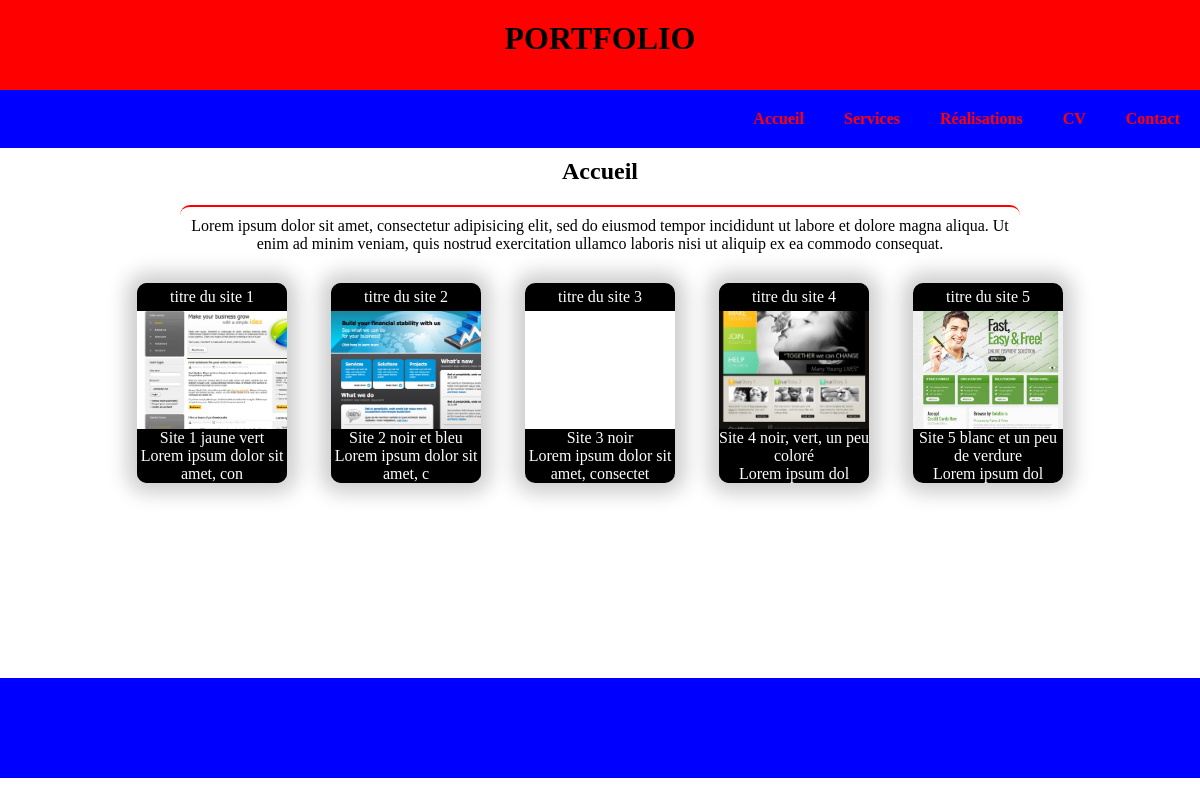
The page / on the database its author committed.
### tables this page shows
CREATE TABLE `accueil` (
  `a_id` int(11) NOT NULL,
  `a_presentation` varchar(400) DEFAULT NULL
);

CREATE TABLE `realisations` (
  `r_id` int(11) NOT NULL,
  `r_titre` varchar(40) DEFAULT NULL,
  `r_description` varchar(2000) DEFAULT NULL,
  `r_titre_prestation` varchar(40) DEFAULT NULL,
  `r_image_descr_path` varchar(200) DEFAULT NULL,
  `r_presta_link` varchar(256) DEFAULT NULL,
  `r_img_dossier` varchar(600) DEFAULT NULL
);

### Controllers/AccueilController.php (called while the page is built)
<?php
class AccueilController extends CoreController
{
	public function showAccueilAction()
	{
		$data['text'] = $this->getModel()->GetAccueilText();
		$data['real'] = $this->getModel()->GetAccueilRealisations();
		$this->showLayout('accueil', $data);
	}
}
?>

### index.php (called while the page is built, shortened)
<?php
$params_init =
[
	'c' => DEFAULT_CONTROLLER,
	'a' => DEFAULT_ACTION
];
$params = array_merge($params_init, $_GET);
$controller = new $controllerName();
$controller->setParams($_GET);
$controller->setData($_POST);
$controller->Trigger($params['a']);
?>

### Models/CoreModel.php (called while the page is built)
<?php
class CoreModel{
	private static $spdo;
	public function __construct()
	{
		if ( self::$spdo == NULL )
		{
			self::$spdo = new PDO('mysql:host='. DB_HOST . ';dbname='. DB_NAME . ';charset=utf8;', DB_LOGIN, DB_PASS, [PDO::ATTR_ERRMODE => PDO::ERRMODE_EXCEPTION]);
		}
	}
	protected function GetPdo()
	{
		return self::$spdo;
	}
	public function MakeStatement( $sql, $params = [] )
	{
		if( count( $params ) == 0)
		{
			$rqt = self::GetPdo()->query($sql);
		}
		else
		{
			if( $rqt = self::GetPdo()->prepare($sql) )
			{
				$rqt -> execute( $params );
			}
		}
		return $rqt;
	}
	public function MakeSelect( $sql, $params = [] )
	{
		$rqt = $this-> MakeStatement( $sql, $params );
		if( $data = $rqt -> fetchAll( PDO :: FETCH_ASSOC ))
		{
			return $data;
		}
		else
		{
			return false;
		}
	}
}
?>

### Models/AccueilModel.php (called while the page is built)
<?php
class AccueilModel extends CoreModel{
	public function GetAccueilText()
	{
		$sql =
		'
			SELECT a_presentation
			FROM accueil
			WHERE a_id = 1
		';
		$data = $this->MakeSelect( $sql )[0];
		return $data;
	}
	public function GetAccueilRealisations()
	{
		$sql =
		'
			SELECT r_id, r_titre, r_description, r_image_descr_path, r_presta_link
			FROM realisations
			LIMIT 0, 5
		';
		$data = $this->MakeSelect( $sql );
		return $data;
	}
}
?>

### Views/accueil.php (the view)
<section class="accueil">
	<div class="descritpion">
		<h2>Accueil</h2>
		<p class="description">
			<?= $data['text']['a_presentation'] ?>
		</p>
	</div>
	<div class="realisations_accueil">
		<?php
		foreach ($data['real'] as $element)
		{
			$element_desc = '';
			$element_short_desc = nl2br(substr(($element['r_description']), 0, 50));
			$element_desc .=
			'
				<a href="?c=realisations&a=showRealisation&r_id='.$element['r_id'].'">
				<div class="card_container" style="background-image: url('.$element['r_image_descr_path'].');">
				<div class="card_title">'. $element['r_titre'].'</div>
				<div class="card_description">'. $element_short_desc.'</div>
				</div></a>
			';
			echo $element_desc;
		}
		?>
	</div>
</section>

### assets/css/style.css (style rules this page uses)
body { margin: 0; padding: 0; }
* { box-sizing: border-box; }
.accueil { text-align: center; min-height: 65vh; }
.realisations_accueil .card_container { box-shadow: 0 0 20px 10px rgba(0, 0, 0, 0.2); border-radius: 10px; height: 200px; width: 150px; background-size: cover; position: relative; display: inline-block; margin: 20px; }
.card_title { background-color: white; padding: 5px 0; width: 100%; border-radius: 10px 10px 0 0; background-color: black; color:white; }
.card_description { bottom: 0; position:absolute; width: 100%; background-color: black; color:white; border-radius: 0 0 10px 10px; }
.description { padding: 10px; border-top: 2px solid red; margin: auto; border-radius: 10px; width: 70%; }
.description { text-align: center; }

### rows shown on the page
accueil: a_presentation "Lorem ipsum dolor sit amet, consectetur adipisicing elit, sed do eiusmod tempor incididunt ut labore et dolore magna aliqua. Ut enim ad minim veniam, quis nostrud exercitation ullamco laboris nisi ut aliquip ex ea commodo consequat."
realisations: r_image_descr_path (picture), r_titre "titre du site 1", r_description "Site 1 jaune vert Lorem ipsum dolor sit amet, con"
realisations: r_image_descr_path (picture), r_titre "titre du site 2", r_description "Site 2 noir et bleu Lorem ipsum dolor sit amet, c"
realisations: r_titre "titre du site 3", r_description "Site 3 noir Lorem ipsum dolor sit amet, consectet"
realisations: r_image_descr_path (picture), r_titre "titre du site 4", r_description "Site 4 noir, vert, un peu coloré Lorem ipsum dol"
realisations: r_image_descr_path (picture), r_titre "titre du site 5", r_description "Site 5 blanc et un peu de verdure Lorem ipsum dol"
